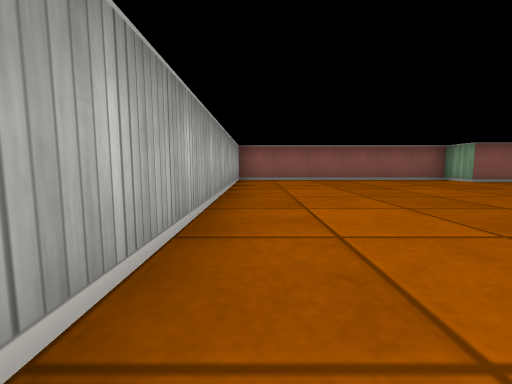
[1] (above)

12 first-person views from a walk through a cub3D ray-caster map. The camera is about half as high as the walls, tilts 6° down and sees 90° across. The floor is counted in squares. Each view is taken from the middle of a square. On the plan, view 1 faces up. The plan holds only what a view shows up to about 9 squares ahead; the rest is blank.

[2]
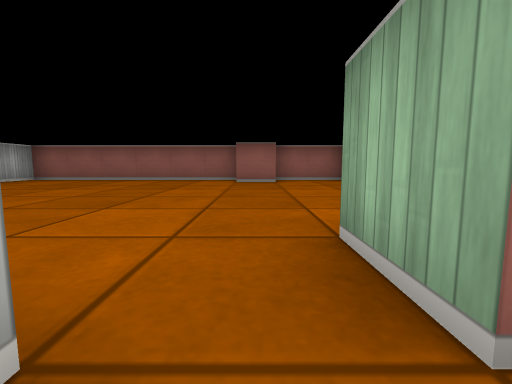

[3]
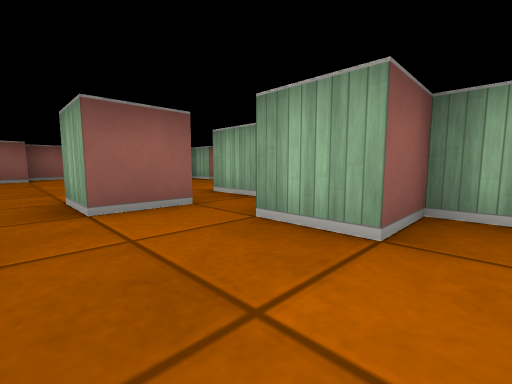

[4]
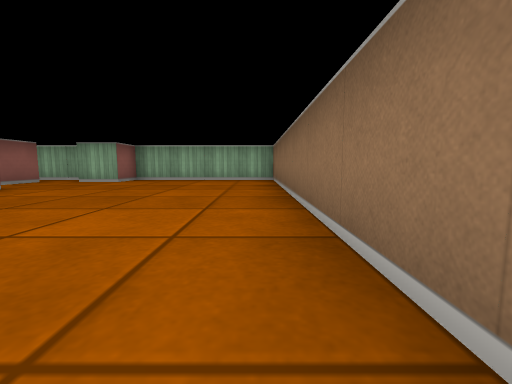

[5]
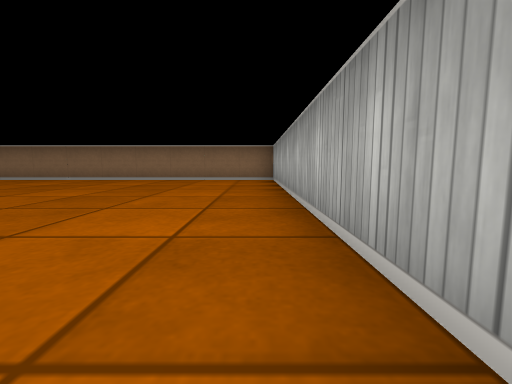

[6]
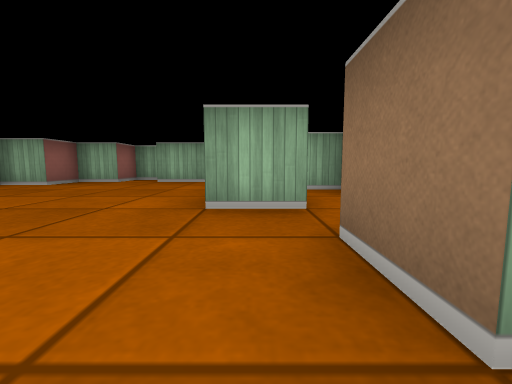

[7]
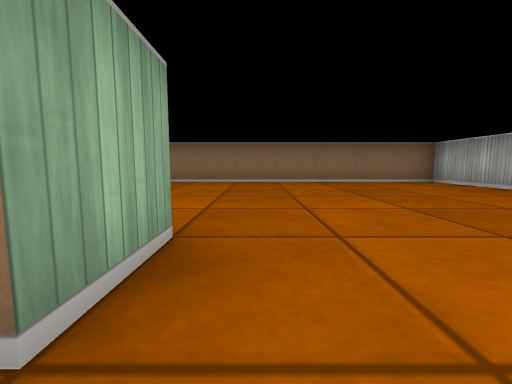

[8]
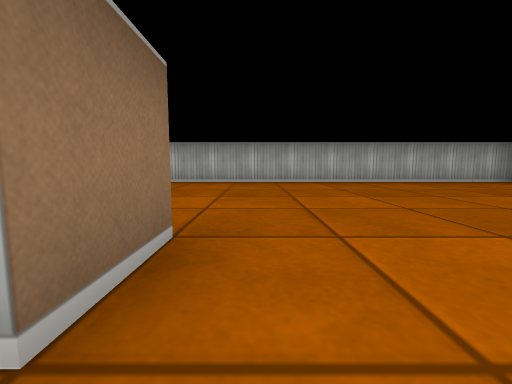

[9]
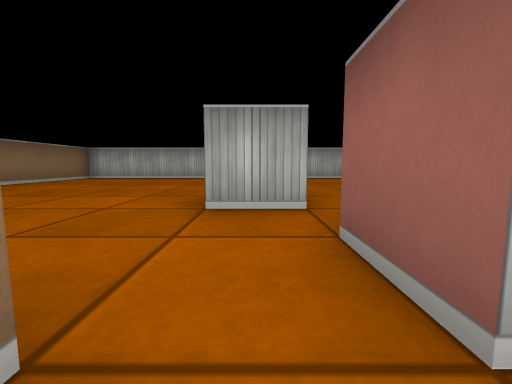

[10]
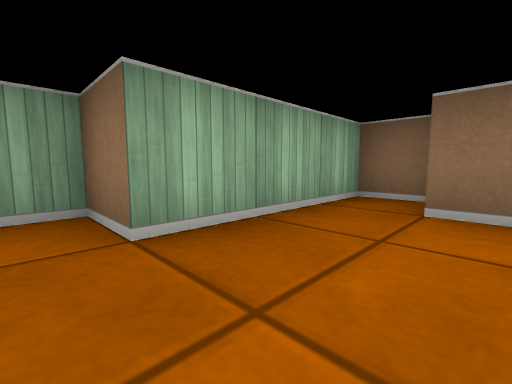

[11]
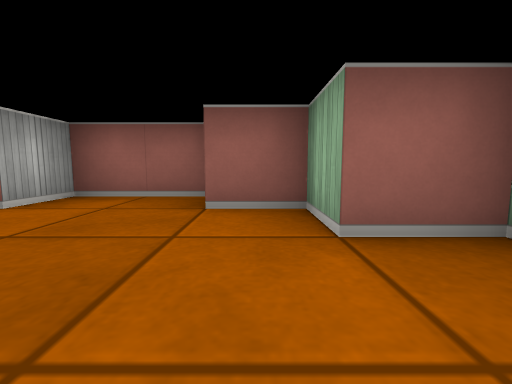

[12]
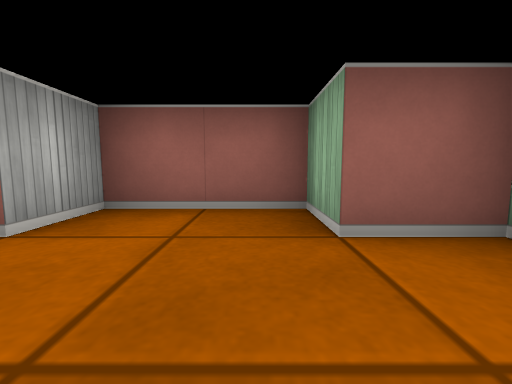

### Floor plan
Points are (right, up) in squares from view 1. A wall is a line through its corners. A room is listed if a view was taken in it or the views show most of it. See-through windows are left out.
Room 1 (views 1, 2, 3, 4, 5, 6, 7, 8, 9, 10, 11, 12)
walls: (4.5, -0.5) (4.5, 0.5) (5.5, 0.5) (5.5, -0.5); (7.6, 0.5) (6.5, 0.5) (6.5, 1.5); (8.5, -0.6) (8.5, 1.5); (8.9, 1.5) (9.5, 1.5); (9.6, 0.5) (10.5, 0.5) (10.5, 3.5) (11.5, 3.5) (11.5, 4.5) (10.5, 4.5) (10.5, 5.5) (9.5, 5.5) (9.5, 6.5) (8.5, 6.5) (8.5, 7.5) (6.5, 7.5) (6.5, 6.5) (5.5, 6.5) (5.5, 7.5) (-0.5, 7.5) (-0.5, -5.5) (8.5, -5.5) (8.5, -1.5) (7.5, -1.5) (7.5, -0.5)

Positions as (right, up) in squares from view 1, and headings:
1: (0, 0), facing up
2: (6, 0), facing up
3: (6, -2), facing up-right
4: (1, -5), facing right
5: (0, 2), facing down
6: (4, 1), facing right
7: (4, 1), facing down
8: (6, 1), facing left
9: (8, 0), facing left
10: (9, 4), facing down-right
11: (9, 4), facing up
12: (8, 5), facing up
